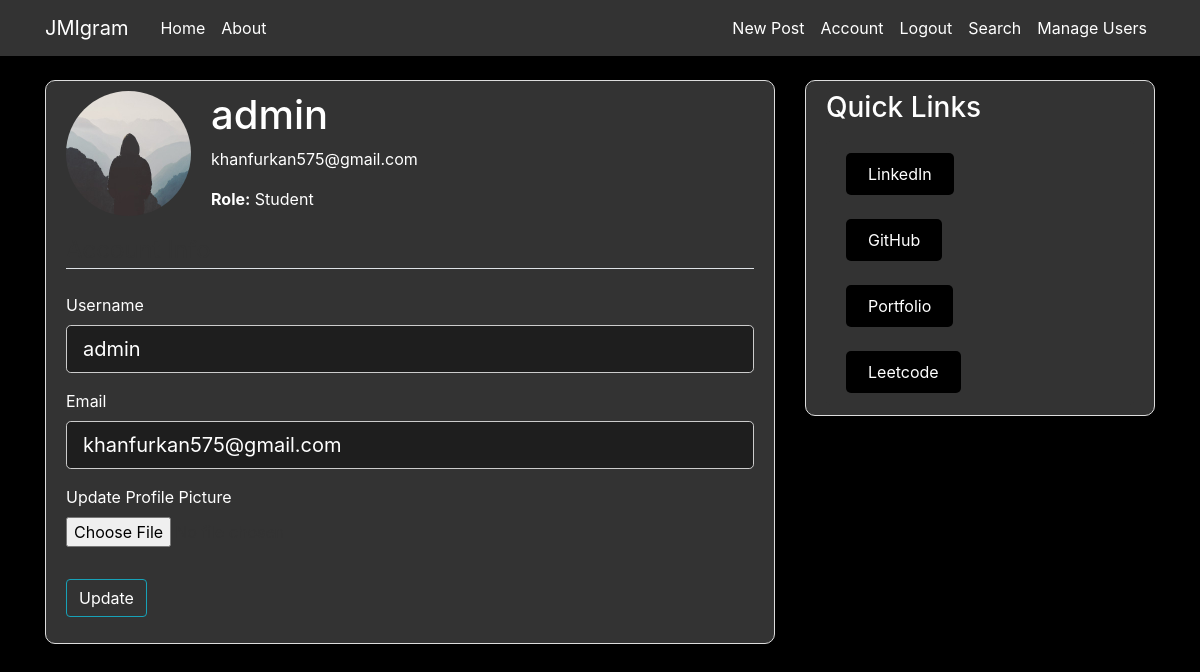
Page /account (signed in) on the committed database.
### flaskblog/models.py (models this page shows, shortened)
class User(db.Model, UserMixin):
    id = db.Column(db.Integer, primary_key=True)
    username = db.Column(db.String(20), unique=True, nullable=False)
    email = db.Column(db.String(120), unique=True, nullable=False)
    image_file = db.Column(db.String(20), nullable=False, default='default.jpg')
    password = db.Column(db.String(60), nullable=False)
    is_admin = db.Column(db.Boolean, default=False)  # <-- Add this
    role=db.Column(db.String(30),default="Student")
    posts = db.relationship('Post', backref='author', lazy=True)

### flaskblog/routes.py (the view)
@app.route("/account", methods=['GET', 'POST'])
@login_required
def account():
    form = UpdateAccountForm()
    if form.validate_on_submit():
        if form.picture.data:
            picture_file = save_picture(form.picture.data)
            current_user.image_file = picture_file
        current_user.username = form.username.data
        current_user.email = form.email.data
        db.session.commit()
        flash('Your account has been updated!', 'success')
        return redirect(url_for('account'))
    elif request.method == 'GET':
        form.username.data = current_user.username
        form.email.data = current_user.email
    image_file = url_for('static', filename='profile_pic/' + current_user.image_file)
    return render_template('account.html', title='Account',
                           image_file=image_file, form=form)

### flaskblog/forms.py (shortened to what this page needs)
class UpdateAccountForm(FlaskForm):
    username = StringField('Username', validators=[DataRequired(), Length(min=2, max=20)])
    email = StringField('Email', validators=[DataRequired(), Email()])
    picture = FileField('Update Profile Picture', validators=[FileAllowed(['jpg', 'png'])])
    submit = SubmitField('Update')

### flaskblog/models.py (called while the page is built)
@login_manager.user_loader
def load_user(user_id):
    return User.query.get(int(user_id))

### flaskblog/templates/account.html (shortened to what this page needs)
{% extends "layout.html" %} {% block content %}
<div class="content-section">
  <div class="media">
    <img class="rounded-circle account-img" src="{{image_file}}" />
    <div class="media-body">
      <h2 class="account-heading" style="color: white;">{{ current_user.username}}</h2>
      <p  style="color: white;">{{ current_user.email}}</p>
      <p style="color: white;"><strong>Role:</strong> {{ current_user.role }}</p>
    </div>
  </div>
  <form method="POST" action="" enctype="multipart/form-data">
    <fieldset class="form-group">
      <legend class="border-bottom mb-4">Account Info</legend>
      <div class="form-group">
        {{ form.username.label(class="form-control-label") }}
        {% if form.username.errors %}
          {{ form.username(class="form-control form-control-lg is-invalid") }}
          <div class="invalid-feedback">
            {% for error in form.username.errors %}
              <span>{{ error }}</span>
            {% endfor %}
          </div>
        {% else %}
          {{ form.username(class="form-control form-control-lg") }}
        {% endif %}
      </div>
      <div class="form-group">
        {{ form.email.label(class="form-control-label") }}
        {% if form.email.errors %}
          {{ form.email(class="form-control form-control-lg is-invalid") }}
          <div class="invalid-feedback">
            {% for error in form.email.errors %}
              <span>{{ error }}</span>
            {% endfor %}
          </div>
        {% else %}
          {{ form.email(class="form-control form-control-lg") }}
        {% endif %}
      </div>
      <div class="form-group">
        {{ form.picture.label() }}
        {{ form.picture(class="form-control-file") }}
      </div>
    </fieldset>
    <div class="form-group mt-3">
      {{ form.submit(class="btn btn-outline-info") }}
    </div>
  </form>
</div>
{% endblock content %}

### flaskblog/static/main.css (style rules this page uses)
body { background: #fafafa; color: #333333; margin-top: 5rem; }
h1, h2, h3, h4, h5, h6 { color: #444444; }
.content-section { background: #ffffff; padding: 10px 20px; border: 1px solid #dddddd; border-radius: 3px; margin-bottom: 20px; }
.account-img { height: 125px; width: 125px; margin-right: 20px; margin-bottom: 16px; }
.account-heading { font-size: 2.5rem; }
.content-section { border-radius: 10px; background-color: #333; }

### flaskblog/templates/layout.html (style rules this page uses)
input.form-control, input.form-check-input, textarea.form-control, select.form-control { color: white !important; background-color: #1e1e1e !important; border-color: #ccc; }
label, .form-control, .form-check-label, .form-check-input, .btn, small, a { color: white !important; }

### rows in the picture
User: username "admin", email "khanfurkan575@gmail.com", role "Student"
